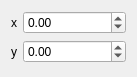
<?xml version="1.0" encoding="UTF-8"?>
<ui version="4.0">
 <class>FormVec2DEdit</class>
 <widget class="QWidget" name="FormVec2DEdit">
  <property name="geometry">
   <rect>
    <x>0</x>
    <y>0</y>
    <width>137</width>
    <height>77</height>
   </rect>
  </property>
  <property name="windowTitle">
   <string>Form</string>
  </property>
  <layout class="QFormLayout" name="formLayout">
   <item row="0" column="0">
    <widget class="QLabel" name="label_x">
     <property name="text">
      <string>x</string>
     </property>
    </widget>
   </item>
   <item row="0" column="1">
    <widget class="QDoubleSpinBox" name="x">
     <property name="specialValueText">
      <string>x</string>
     </property>
     <property name="minimum">
      <double>-1000.000000000000000</double>
     </property>
     <property name="maximum">
      <double>1000.000000000000000</double>
     </property>
     <property name="singleStep">
      <double>0.100000000000000</double>
     </property>
    </widget>
   </item>
   <item row="1" column="0">
    <widget class="QLabel" name="label_y">
     <property name="text">
      <string>y</string>
     </property>
    </widget>
   </item>
   <item row="1" column="1">
    <widget class="QDoubleSpinBox" name="y">
     <property name="minimum">
      <double>-1000.000000000000000</double>
     </property>
     <property name="maximum">
      <double>1000.000000000000000</double>
     </property>
     <property name="singleStep">
      <double>0.100000000000000</double>
     </property>
    </widget>
   </item>
  </layout>
 </widget>
 <resources/>
 <connections/>
</ui>
